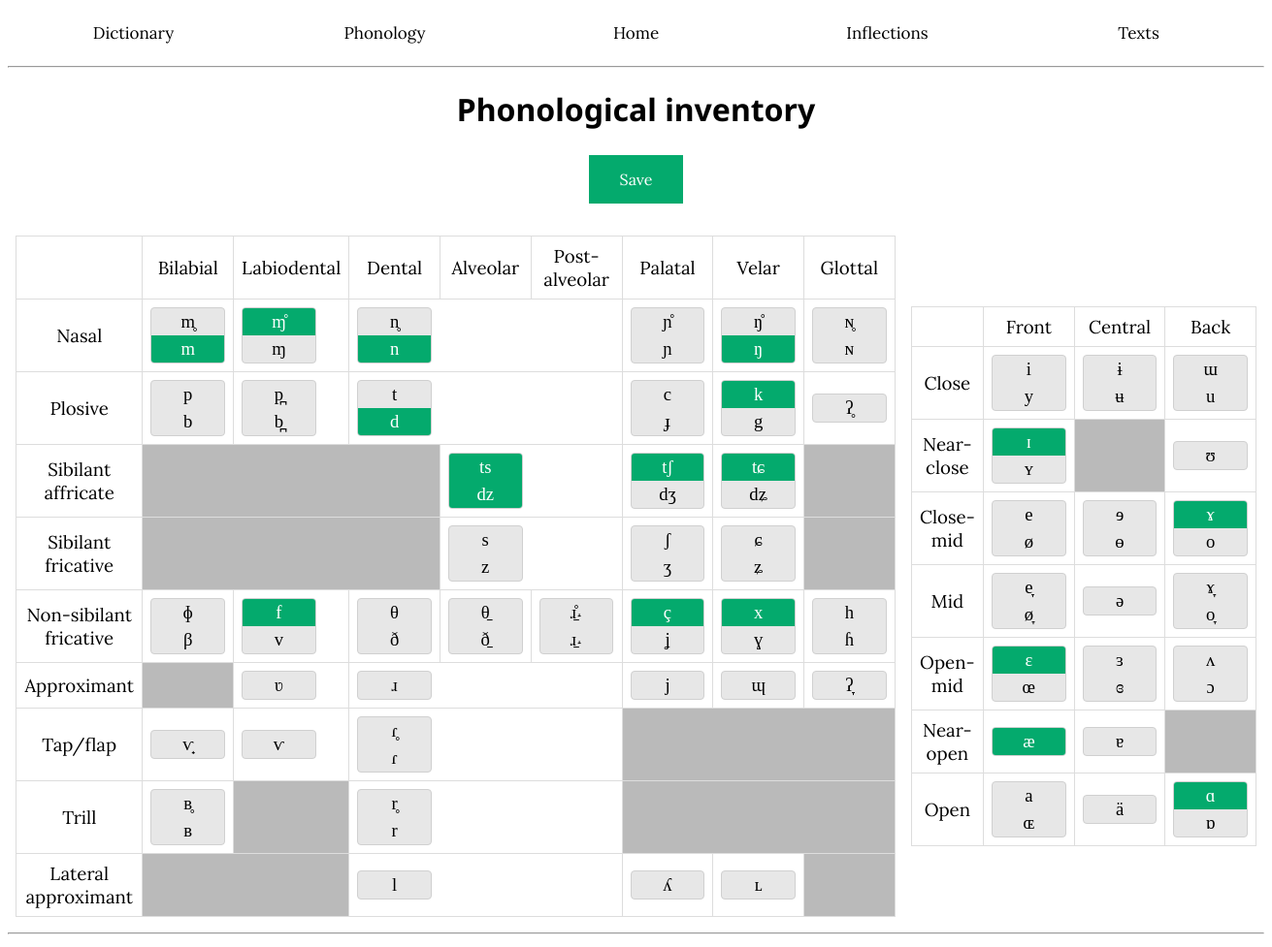
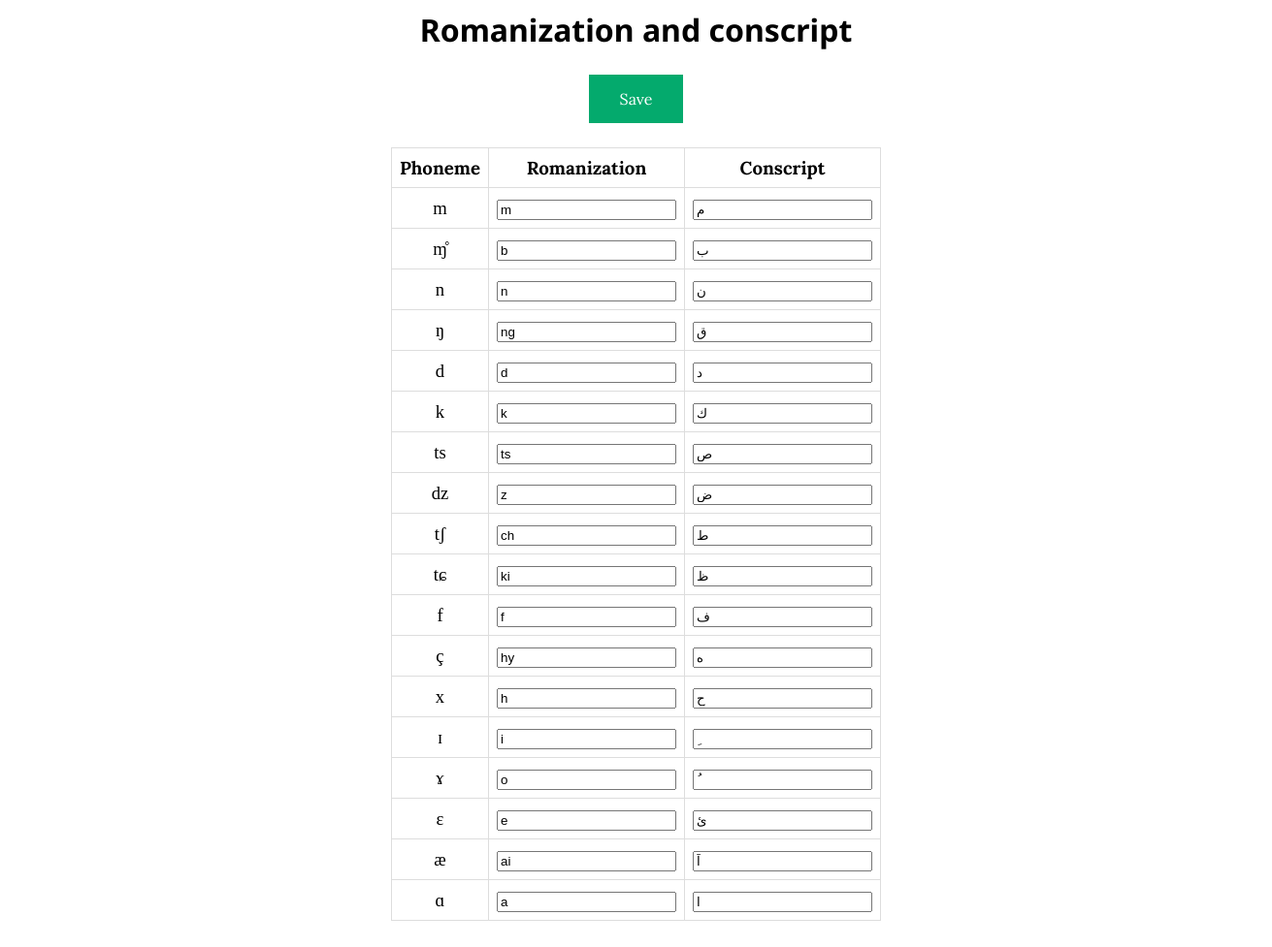
The page /phonology on the database its author committed (2 pictures, top to bottom).
### app/models.py (models this page shows, shortened)
class Phonology(db.Model):
    __tablename__ = 'Phonology'
    phoneme: so.Mapped[str] = so.mapped_column(primary_key=True)
    ipa: so.Mapped[str] = so.mapped_column(sa.String(5), index=True)
    exists: so.Mapped[bool] = so.mapped_column()
    consonant: so.Mapped[bool] = so.mapped_column()
    romanized: so.Mapped[str] = so.mapped_column(sa.String(5), nullable=True)
    conscript: so.Mapped[str] = so.mapped_column(sa.String(5), nullable=True)

### app/routes.py (the view, shortened to what this page needs)
@app.route('/phonology', methods=['GET', 'POST'])
def phonology():
    form = ipatable()
    exists = Phonology.query.filter(Phonology.exists == True).all()
    for field in form:
        if field.name != 'csrf_token' and field.name != 'submit':
            match = Phonology.query.filter(Phonology.phoneme == field.name).first()
            field.data = match.exists
    return render_template('phonology.html', form=form, exists=exists)

### app/templates/phonology.html (shortened to what this page needs)
<!DOCTYPE html>
<html lang="en">
<head>
</head>
<body>
{% extends "base.html" %}
{% block content %}
<p>
<form action="" method="post" novalidate>
    <h1>Phonological inventory</h1><h3>{{ form.submit(class_="grb gena") }}</h3>
    <table align="center"><tr><td style="border: 0px;">
    <table>
        <tbody>
        <tr>
            <td></td>
            <td>Bilabial</td>
            <td>Labiodental</td>
            <td>Dental</td>
            <td>Alveolar</td>
            <td>Post-alveolar</td>
            <td>Palatal</td>
            <td>Velar</td>
            <td>Glottal</td>
        </tr>
        <tr>
            <td>Nasal</td>
            <td>
                <div class="ipa-button"><label>{{ form.nbilnas(size=16, class_="grb") }}<span>m̥</span></label>
                    <br><label>{{ form.vbilnas(size=16, class_="grb") }}<span>m</span></label></div>
            </td>
            <td>
                <div class="ipa-button"><label>{{ form.nladnas(size=16, class_="grb") }}<span>ɱ̊</span></label>
                    <br><label>{{ form.vladnas(size=16, class_="grb") }}<span>ɱ</span></label></div>
            </td>
            <td colspan="3">
                <div class="ipa-button"><label>{{ form.nalvnas(size=16, class_="grb") }}<span>n̥</span></label>
                    <br><label>{{ form.valvnas(size=16, class_="grb") }}<span>n</span></label></div>
            </td>
            <td>
                <div class="ipa-button"><label>{{ form.npalnas(size=16, class_="grb") }}<span>ɲ̊</span></label>
                    <br><label>{{ form.vpalnas(size=16, class_="grb") }}<span>ɲ</span></label></div>
            </td>
            <td>
                <div class="ipa-button"><label>{{ form.nvelnas(size=16, class_="grb") }}<span>ŋ̊</span></label>
                    <br><label>{{ form.vvelnas(size=16, class_="grb") }}<span>ŋ</span></label></div>
            </td>
            <td>
                <div class="ipa-button"><label>{{ form.nglonas(size=16, class_="grb") }}<span>ɴ̥</span></label>
                    <br><label>{{ form.vglonas(size=16, class_="grb") }}<span>ɴ</span></label></div>
            </td>
        </tr>
        <tr>
            <td>Plosive</td>
            <td>
                <div class="ipa-button"><label>{{ form.nbilplo(size=16, class_="grb") }}<span>p</span></label>
                    <br><label>{{ form.vbilplo(size=16, class_="grb") }}<span>b</span></label></div>
            </td>
            <td>
                <div class="ipa-button"><label>{{ form.nladplo(size=16, class_="grb") }}<span>p̪</span></label>
                    <br><label>{{ form.vladplo(size=16, class_="grb") }}<span>b̪</span></label></div>
            </td>
            <td colspan="3">
                <div class="ipa-button"><label>{{ form.nalvplo(size=16, class_="grb") }}<span>t</span></label>
                    <br><label>{{ form.valvplo(size=16, class_="grb") }}<span>d</span></label></div>
            </td>
            <td>
                <div class="ipa-button"><label>{{ form.npalplo(size=16, class_="grb") }}<span>c</span></label>
                    <br><label>{{ form.vpalplo(size=16, class_="grb") }}<span>ɟ</span></label></div>
            </td>
            <td>
                <div class="ipa-button"><label>{{ form.nvelplo(size=16, class_="grb") }}<span>k</span></label>
                    <br><label>{{ form.vvelplo(size=16, class_="grb") }}<span>g</span></label></div>
            </td>
            <td>
                <div class="ipa-button"><label>{{ form.ngloplo(size=16, class_="grb") }}<span>ʔ̥</span></label></div>
            </td>
        </tr>
        <tr>
            <td>Sibilant affricate</td>
            <td colspan="3" class="graybg"></td>
            <td colspan="2">
                <div class="ipa-button"><label>{{ form.nalvsaf(size=16, class_="grb") }}<span>ts</span></label>
                    <br><label>{{ form.valvsaf(size=16, class_="grb") }}<span>dz</span></label></div>
            </td>
            <td>
                <div class="ipa-button"><label>{{ form.npavsaf(size=16, class_="grb") }}<span>tʃ</span></label>
                    <br><label>{{ form.vpavsaf(size=16, class_="grb") }}<span>dʒ</span></label></div>
            </td>
            <td>
                <div class="ipa-button"><label>{{ form.npalsaf(size=16, class_="grb") }}<span>tɕ</span></label>
                    <br><label>{{ form.vpalsaf(size=16, class_="grb") }}<span>dʑ</span></label></div>
            </td>
            <td colspan="2" class="graybg"></td>
        </tr>
        <tr>
            <td>Sibilant fricative</td>
            <td colspan="3" class="graybg"></td>
            <td colspan="2">
                <div class="ipa-button"><label>{{ form.nalvsif(size=16, class_="grb") }}<span>s</span></label>
                    <br><label>{{ form.valvsif(size=16, class_="grb") }}<span>z</span></label></div>
            </td>
            <td>
                <div class="ipa-button"><label>{{ form.npavsif(size=16, class_="grb") }}<span>ʃ</span></label>
                    <br><label>{{ form.vpavsif(size=16, class_="grb") }}<span>ʒ</span></label></div>
            </td>
            <td>
                <div class="ipa-button"><label>{{ form.npalsif(size=16, class_="grb") }}<span>ɕ</span></label>
                    <br><label>{{ form.vpalsif(size=16, class_="grb") }}<span>ʑ</span></label></div>
            </td>
            <td colspan="2" class="graybg"></td>
        </tr>
        <tr>
            <td>Non-sibilant fricative</td>
            <td>
                <div class="ipa-button"><label>{{ form.nbilnsf(size=16, class_="grb") }}<span>ɸ</span></label>
                    <br><label>{{ form.vbilnsf(size=16, class_="grb") }}<span>β</span></label></div>
            </td>
            <td>
                <div class="ipa-button"><label>{{ form.nladnsf(size=16, class_="grb") }}<span>f</span></label>
                    <br><label>{{ form.vladnsf(size=16, class_="grb") }}<span>v</span></label></div>
            </td>
            <td>
                <div class="ipa-button"><label>{{ form.ndennsf(size=16, class_="grb") }}<span>θ</span></label>
                    <br><label>{{ form.vdennsf(size=16, class_="grb") }}<span>ð</span></label></div>
            </td>
            <td>
                <div class="ipa-button"><label>{{ form.nalvnsf(size=16, class_="grb") }}<span>θ̠</span></label>
                    <br><label>{{ form.valvnsf(size=16, class_="grb") }}<span>ð̠</span></label></div>
            </td>
            <td>
                <div class="ipa-button"><label>{{ form.nposnsf(size=16, class_="grb") }}<span>ɹ̠̊˔</span></label>
                    <br><label>{{ form.vposnsf(size=16, class_="grb") }}<span>ɹ̠˔</span></label></div>
            </td>
            <td>
                <div class="ipa-button"><label>{{ form.npalnsf(size=16, class_="grb") }}<span>ç</span></label>
                    <br><label>{{ form.vpalnsf(size=16, class_="grb") }}<span>ʝ</span></label></div>
            </td>
            <td>
                <div class="ipa-button"><label>{{ form.nvelnsf(size=16, class_="grb") }}<span>x</span></label>
                    <br><label>{{ form.vvelnsf(size=16, class_="grb") }}<span>ɣ</span></label></div>
            </td>
            <td>
                <div class="ipa-button"><label>{{ form.nglonsf(size=16, class_="grb") }}<span>h</span></label>
                    <br><label>{{ form.vglonsf(size=16, class_="grb") }}<span> ɦ</span></label></div>
            </td>
        </tr>
        <tr>
            <td>Approximant</td>
            <td class="graybg"></td>
            <td>
                <div class="ipa-button"><label>{{ form.vladapr(size=16, class_="grb") }}<span>ʋ</span></label></div>
            </td>
            <td colspan="3">
                <div class="ipa-button"><label>{{ form.valvapr(size=16, class_="grb") }}<span>ɹ</span></label></div>
            </td>
            <td>
                <div class="ipa-button"><label>{{ form.vpalapr(size=16, class_="grb") }}<span>j</span></label></div>
            </td>
            <td>
                <div class="ipa-button"><label>{{ form.vvelapr(size=16, class_="grb") }}<span>ɰ</span></label></div>
            </td>
            <td>
                <div class="ipa-button"><label>{{ form.vgloapr(size=16, class_="grb") }}<span>ʔ̞</span></label></div>
            </td>
        </tr>
        <tr>
            <td>Tap/flap</td>
            <td>
                <div class="ipa-button"><label>{{ form.vbiltap(size=16, class_="grb") }}<span>ⱱ̟</span></label></div>
            </td>
            <td>
                <div class="ipa-button"><label>{{ form.vladtap(size=16, class_="grb") }}<span>ⱱ</span></label></div>
            </td>
            <td colspan="3">
                <div class="ipa-button"><label>{{ form.nalvtap(size=16, class_="grb") }}<span>ɾ̥</span></label>
                    <br><label>{{ form.valvtap(size=16, class_="grb") }}<span>ɾ</span></label></div>
            </td>
            <td colspan="3" class="graybg"></td>
        </tr>
        <tr>
            <td>Trill</td>
            <td>
                <div class="ipa-button"><label>{{ form.nbiltri(size=16, class_="grb") }}<span>ʙ̥</span></label>
                    <br><label>{{ form.vbiltri(size=16, class_="grb") }}<span>ʙ</span></label></div>
            </td>
            <td class="graybg"></td>
            <td colspan="3">
                <div class="ipa-button"><label>{{ form.nalvtri(size=16, class_="grb") }}<span>r̥</span></label>
                    <br><label>{{ form.valvtri(size=16, class_="grb") }}<span>r</span></label></div>
            </td>
            <td colspan="3" class="graybg"></td>
        </tr>
        <tr>
            <td>Lateral approximant</td>
            <td colspan="2" class="graybg"></td>
            <td colspan="3">
                <div class="ipa-button"><label>{{ form.valvlap(size=16, class_="grb") }}<span>l</span></label></div>
            </td>
            <td>
                <div class="ipa-button"><label>{{ form.vpallap(size=16, class_="grb") }}<span>ʎ</span></label></div>
            </td>
            <td>
                <div class="ipa-button"><label>{{ form.vvellap(size=16, class_="grb") }}<span>ʟ</span></label></div>
            </td>
            <td class="graybg"></td>
        </tr>
        </tbody>
    </table>
    </td><td style="border: 0px;">
    <table>
        <tbody>
        <tr>
            <td></td>
            <td>Front</td>
            <td>Central</td>
            <td>Back</td>
        </tr>
        <tr>
            <td>Close</td>
            <td><div class="ipa-button"><label>{{ form.clfu(size=16, class_="grb") }}<span>i</span></label>
                    <br><label>{{ form.clfr(size=16, class_="grb") }}<span>y</span></label></div></td>
            <td><div class="ipa-button"><label>{{ form.clcu(size=16, class_="grb") }}<span>ɨ</span></label>
                    <br><label>{{ form.clfr(size=16, class_="grb") }}<span>ʉ</span></label></div></td>
            <td><div class="ipa-button"><label>{{ form.clbu(size=16, class_="grb") }}<span>ɯ</span></label>
                    <br><label>{{ form.clbr(size=16, class_="grb") }}<span>u</span></label></div></td>
        </tr>
        <tr>
            <td>Near-close</td>
            <td><div class="ipa-button"><label>{{ form.ncfu(size=16, class_="grb") }}<span>ɪ</span></label>
                    <br><label>{{ form.ncfr(size=16, class_="grb") }}<span>ʏ</span></label></div></td>
            <td class="graybg"></td>
            <td><div class="ipa-button"><label>{{ form.ncbr(size=16, class_="grb") }}<span>ʊ</span></label></div></td>
        </tr>
        <tr>
            <td>Close-mid</td>
            <td><div class="ipa-button"><label>{{ form.cmfu(size=16, class_="grb") }}<span>e</span></label>
                    <br><label>{{ form.cmfr(size=16, class_="grb") }}<span>ø</span></label></div></td>
            <td><div class="ipa-button"><label>{{ form.cmcu(size=16, class_="grb") }}<span>ɘ</span></label>
                    <br><label>{{ form.cmcr(size=16, class_="grb") }}<span>ɵ</span></label></div></td>
            <td><div class="ipa-button"><label>{{ form.cmbu(size=16, class_="grb") }}<span>ɤ</span></label>
                    <br><label>{{ form.cmbr(size=16, class_="grb") }}<span>o</span></label></div></td>
        </tr>
        <tr>
            <td>Mid</td>
            <td><div class="ipa-button"><label>{{ form.mifu(size=16, class_="grb") }}<span>e̞</span></label>
                    <br><label>{{ form.mifr(size=16, class_="grb") }}<span>ø̞</span></label></div></td>
            <td><div class="ipa-button"><label>{{ form.mic(size=16, class_="grb") }}<span>ə</span></label></div></td>
            <td><div class="ipa-button"><label>{{ form.mibu(size=16, class_="grb") }}<span>ɤ̞</span></label>
                    <br><label>{{ form.mibr(size=16, class_="grb") }}<span>o̞</span></label></div></td>
        </tr>
        <tr>
            <td>Open-mid</td>
            <td><div class="ipa-button"><label>{{ form.omfu(size=16, class_="grb") }}<span>ɛ</span></label>
                    <br><label>{{ form.omfr(size=16, class_="grb") }}<span>œ</span></label></div></td>
            <td><div class="ipa-button"><label>{{ form.omcu(size=16, class_="grb") }}<span>ɜ</span></label>
                    <br><label>{{ form.omcr(size=16, class_="grb") }}<span>ɞ</span></label></div></td>
            <td><div class="ipa-button"><label>{{ form.ombu(size=16, class_="grb") }}<span>ʌ</span></label>
                    <br><label>{{ form.ombr(size=16, class_="grb") }}<span>ɔ</span></label></div></td>
        </tr>
        <tr>
            <td>Near-open</td>
            <td><div class="ipa-button"><label>{{ form.nofu(size=16, class_="grb") }}<span>æ</span></label></div></td>
            <td><div class="ipa-button"><label>{{ form.noc(size=16, class_="grb") }}<span>ɐ</span></label></div></td>
            <td class="graybg"></td>
        </tr>
        <tr>
            <td>Open<br></td>
            <td><div class="ipa-button"><label>{{ form.opfu(size=16, class_="grb") }}<span>a</span></label>
                    <br><label>{{ form.opfr(size=16, class_="grb") }}<span>ɶ</span></label></div></td>
            <td><div class="ipa-button"><label>{{ form.opcu(size=16, class_="grb") }}<span>ä</span></label></div></td>
            <td><div class="ipa-button"><label>{{ form.opbu(size=16, class_="grb") }}<span>ɑ</span></label>
                    <br><label>{{ form.opbr(size=16, class_="grb") }}<span>ɒ</span></label></div></td>
        </tr>
        </tbody>
    </table>
    </td></tr></table>
<hr>
<h1>Romanization and conscript</h1><h3>{{ form.submit(class_="grb gena") }}</h3>
<table><tbody>
<tr>
    <td><b>Phoneme</b></td>
    <td><b>Romanization</b></td>
    <td><b>Conscript</b></td>
</tr>
{% for phoneme in exists %}
<tr>
    <td class="tnr">{{ phoneme.ipa }}</td>
    <td>
        <input type="text" name="rom {{ phoneme.phoneme }}" value="{{ phoneme.romanized }}">
    </td>
    <td>
        <input type="text" name="con {{ phoneme.phoneme }}" value="{{ phoneme.conscript }}">
    </td>
</tr>
{% endfor %}
</tbody></table></form><br><br><br>
{% endblock %}

### app/templates/base.html (shortened to what this page needs)
<!DOCTYPE html>
<html lang="en">
<head>
    <link rel="stylesheet" href='/static/style.css' />
</head>
<body>
 <div class="navbar">
        <a href="{{ url_for('dictionary') }}">Dictionary</a>
        <a href="{{ url_for('phonology') }}">Phonology</a>
        <a href="{{ url_for('index') }}">Home</a>
        <a href="#">Inflections</a>
        <a href="#">Texts</a>
</div>
<hr>
{% block content %}{% endblock %}
</body>
</html>

### rows shown on the page
Phonology: ipa "m", romanized "m", conscript "م"
Phonology: ipa "ɱ̊", romanized "b", conscript "ب"
Phonology: ipa "n", romanized "n", conscript "ن"
Phonology: ipa "ŋ", romanized "ng", conscript "ق"
Phonology: ipa "d", romanized "d", conscript "د"
Phonology: ipa "k", romanized "k", conscript "ك"
Phonology: ipa "ts", romanized "ts", conscript "ص"
Phonology: ipa "dz", romanized "z", conscript "ض"
Phonology: ipa "tʃ", romanized "ch", conscript "ط"
Phonology: ipa "tɕ", romanized "ki", conscript "ظ"
Phonology: ipa "f", romanized "f", conscript "ف"
Phonology: ipa "ç", romanized "hy", conscript "ه"
Phonology: ipa "x", romanized "h", conscript "ح"
Phonology: ipa "ɪ", romanized "i", conscript "ِ"
Phonology: ipa "ɤ", romanized "o", conscript "ُ"
Phonology: ipa "ɛ", romanized "e", conscript "ئ"
Phonology: ipa "æ", romanized "ai", conscript "آ"
Phonology: ipa "ɑ", romanized "a", conscript "ا"
